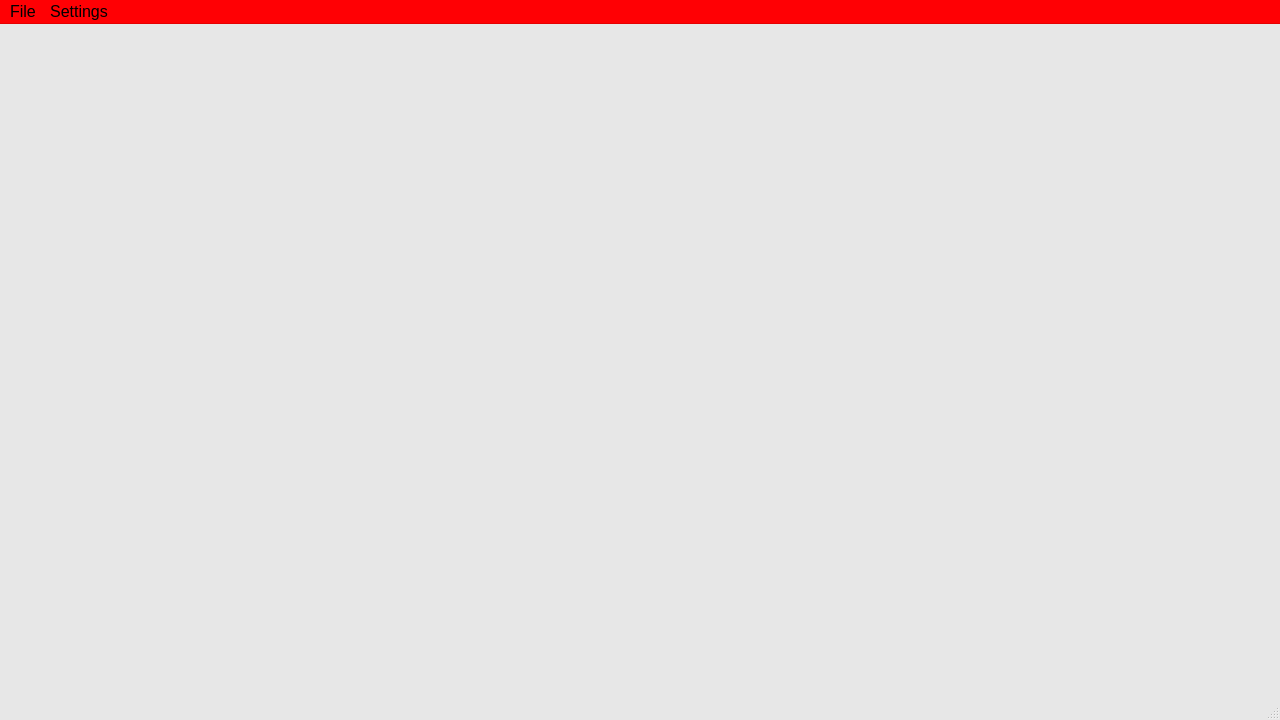
<?xml version="1.0" encoding="UTF-8"?>
<ui version="4.0">
 <class>MainWindow</class>
 <widget class="QMainWindow" name="MainWindow">
  <property name="geometry">
   <rect>
    <x>0</x>
    <y>0</y>
    <width>1280</width>
    <height>720</height>
   </rect>
  </property>
  <property name="palette">
   <palette>
    <active>
     <colorrole role="WindowText">
      <brush brushstyle="SolidPattern">
       <color alpha="255">
        <red>0</red>
        <green>0</green>
        <blue>0</blue>
       </color>
      </brush>
     </colorrole>
     <colorrole role="Button">
      <brush brushstyle="SolidPattern">
       <color alpha="255">
        <red>231</red>
        <green>231</green>
        <blue>231</blue>
       </color>
      </brush>
     </colorrole>
     <colorrole role="Light">
      <brush brushstyle="SolidPattern">
       <color alpha="255">
        <red>255</red>
        <green>255</green>
        <blue>255</blue>
       </color>
      </brush>
     </colorrole>
     <colorrole role="Midlight">
      <brush brushstyle="SolidPattern">
       <color alpha="255">
        <red>243</red>
        <green>243</green>
        <blue>243</blue>
       </color>
      </brush>
     </colorrole>
     <colorrole role="Dark">
      <brush brushstyle="SolidPattern">
       <color alpha="255">
        <red>115</red>
        <green>115</green>
        <blue>115</blue>
       </color>
      </brush>
     </colorrole>
     <colorrole role="Mid">
      <brush brushstyle="SolidPattern">
       <color alpha="255">
        <red>154</red>
        <green>154</green>
        <blue>154</blue>
       </color>
      </brush>
     </colorrole>
     <colorrole role="Text">
      <brush brushstyle="SolidPattern">
       <color alpha="255">
        <red>0</red>
        <green>0</green>
        <blue>0</blue>
       </color>
      </brush>
     </colorrole>
     <colorrole role="BrightText">
      <brush brushstyle="SolidPattern">
       <color alpha="255">
        <red>255</red>
        <green>255</green>
        <blue>255</blue>
       </color>
      </brush>
     </colorrole>
     <colorrole role="ButtonText">
      <brush brushstyle="SolidPattern">
       <color alpha="255">
        <red>0</red>
        <green>0</green>
        <blue>0</blue>
       </color>
      </brush>
     </colorrole>
     <colorrole role="Base">
      <brush brushstyle="SolidPattern">
       <color alpha="255">
        <red>255</red>
        <green>255</green>
        <blue>255</blue>
       </color>
      </brush>
     </colorrole>
     <colorrole role="Window">
      <brush brushstyle="SolidPattern">
       <color alpha="255">
        <red>231</red>
        <green>231</green>
        <blue>231</blue>
       </color>
      </brush>
     </colorrole>
     <colorrole role="Shadow">
      <brush brushstyle="SolidPattern">
       <color alpha="255">
        <red>0</red>
        <green>0</green>
        <blue>0</blue>
       </color>
      </brush>
     </colorrole>
     <colorrole role="AlternateBase">
      <brush brushstyle="SolidPattern">
       <color alpha="255">
        <red>243</red>
        <green>243</green>
        <blue>243</blue>
       </color>
      </brush>
     </colorrole>
     <colorrole role="ToolTipBase">
      <brush brushstyle="SolidPattern">
       <color alpha="255">
        <red>255</red>
        <green>255</green>
        <blue>220</blue>
       </color>
      </brush>
     </colorrole>
     <colorrole role="ToolTipText">
      <brush brushstyle="SolidPattern">
       <color alpha="255">
        <red>0</red>
        <green>0</green>
        <blue>0</blue>
       </color>
      </brush>
     </colorrole>
    </active>
    <inactive>
     <colorrole role="WindowText">
      <brush brushstyle="SolidPattern">
       <color alpha="255">
        <red>0</red>
        <green>0</green>
        <blue>0</blue>
       </color>
      </brush>
     </colorrole>
     <colorrole role="Button">
      <brush brushstyle="SolidPattern">
       <color alpha="255">
        <red>231</red>
        <green>231</green>
        <blue>231</blue>
       </color>
      </brush>
     </colorrole>
     <colorrole role="Light">
      <brush brushstyle="SolidPattern">
       <color alpha="255">
        <red>255</red>
        <green>255</green>
        <blue>255</blue>
       </color>
      </brush>
     </colorrole>
     <colorrole role="Midlight">
      <brush brushstyle="SolidPattern">
       <color alpha="255">
        <red>243</red>
        <green>243</green>
        <blue>243</blue>
       </color>
      </brush>
     </colorrole>
     <colorrole role="Dark">
      <brush brushstyle="SolidPattern">
       <color alpha="255">
        <red>115</red>
        <green>115</green>
        <blue>115</blue>
       </color>
      </brush>
     </colorrole>
     <colorrole role="Mid">
      <brush brushstyle="SolidPattern">
       <color alpha="255">
        <red>154</red>
        <green>154</green>
        <blue>154</blue>
       </color>
      </brush>
     </colorrole>
     <colorrole role="Text">
      <brush brushstyle="SolidPattern">
       <color alpha="255">
        <red>0</red>
        <green>0</green>
        <blue>0</blue>
       </color>
      </brush>
     </colorrole>
     <colorrole role="BrightText">
      <brush brushstyle="SolidPattern">
       <color alpha="255">
        <red>255</red>
        <green>255</green>
        <blue>255</blue>
       </color>
      </brush>
     </colorrole>
     <colorrole role="ButtonText">
      <brush brushstyle="SolidPattern">
       <color alpha="255">
        <red>0</red>
        <green>0</green>
        <blue>0</blue>
       </color>
      </brush>
     </colorrole>
     <colorrole role="Base">
      <brush brushstyle="SolidPattern">
       <color alpha="255">
        <red>255</red>
        <green>255</green>
        <blue>255</blue>
       </color>
      </brush>
     </colorrole>
     <colorrole role="Window">
      <brush brushstyle="SolidPattern">
       <color alpha="255">
        <red>231</red>
        <green>231</green>
        <blue>231</blue>
       </color>
      </brush>
     </colorrole>
     <colorrole role="Shadow">
      <brush brushstyle="SolidPattern">
       <color alpha="255">
        <red>0</red>
        <green>0</green>
        <blue>0</blue>
       </color>
      </brush>
     </colorrole>
     <colorrole role="AlternateBase">
      <brush brushstyle="SolidPattern">
       <color alpha="255">
        <red>243</red>
        <green>243</green>
        <blue>243</blue>
       </color>
      </brush>
     </colorrole>
     <colorrole role="ToolTipBase">
      <brush brushstyle="SolidPattern">
       <color alpha="255">
        <red>255</red>
        <green>255</green>
        <blue>220</blue>
       </color>
      </brush>
     </colorrole>
     <colorrole role="ToolTipText">
      <brush brushstyle="SolidPattern">
       <color alpha="255">
        <red>0</red>
        <green>0</green>
        <blue>0</blue>
       </color>
      </brush>
     </colorrole>
    </inactive>
    <disabled>
     <colorrole role="WindowText">
      <brush brushstyle="SolidPattern">
       <color alpha="255">
        <red>115</red>
        <green>115</green>
        <blue>115</blue>
       </color>
      </brush>
     </colorrole>
     <colorrole role="Button">
      <brush brushstyle="SolidPattern">
       <color alpha="255">
        <red>231</red>
        <green>231</green>
        <blue>231</blue>
       </color>
      </brush>
     </colorrole>
     <colorrole role="Light">
      <brush brushstyle="SolidPattern">
       <color alpha="255">
        <red>255</red>
        <green>255</green>
        <blue>255</blue>
       </color>
      </brush>
     </colorrole>
     <colorrole role="Midlight">
      <brush brushstyle="SolidPattern">
       <color alpha="255">
        <red>243</red>
        <green>243</green>
        <blue>243</blue>
       </color>
      </brush>
     </colorrole>
     <colorrole role="Dark">
      <brush brushstyle="SolidPattern">
       <color alpha="255">
        <red>115</red>
        <green>115</green>
        <blue>115</blue>
       </color>
      </brush>
     </colorrole>
     <colorrole role="Mid">
      <brush brushstyle="SolidPattern">
       <color alpha="255">
        <red>154</red>
        <green>154</green>
        <blue>154</blue>
       </color>
      </brush>
     </colorrole>
     <colorrole role="Text">
      <brush brushstyle="SolidPattern">
       <color alpha="255">
        <red>115</red>
        <green>115</green>
        <blue>115</blue>
       </color>
      </brush>
     </colorrole>
     <colorrole role="BrightText">
      <brush brushstyle="SolidPattern">
       <color alpha="255">
        <red>255</red>
        <green>255</green>
        <blue>255</blue>
       </color>
      </brush>
     </colorrole>
     <colorrole role="ButtonText">
      <brush brushstyle="SolidPattern">
       <color alpha="255">
        <red>115</red>
        <green>115</green>
        <blue>115</blue>
       </color>
      </brush>
     </colorrole>
     <colorrole role="Base">
      <brush brushstyle="SolidPattern">
       <color alpha="255">
        <red>231</red>
        <green>231</green>
        <blue>231</blue>
       </color>
      </brush>
     </colorrole>
     <colorrole role="Window">
      <brush brushstyle="SolidPattern">
       <color alpha="255">
        <red>231</red>
        <green>231</green>
        <blue>231</blue>
       </color>
      </brush>
     </colorrole>
     <colorrole role="Shadow">
      <brush brushstyle="SolidPattern">
       <color alpha="255">
        <red>0</red>
        <green>0</green>
        <blue>0</blue>
       </color>
      </brush>
     </colorrole>
     <colorrole role="AlternateBase">
      <brush brushstyle="SolidPattern">
       <color alpha="255">
        <red>231</red>
        <green>231</green>
        <blue>231</blue>
       </color>
      </brush>
     </colorrole>
     <colorrole role="ToolTipBase">
      <brush brushstyle="SolidPattern">
       <color alpha="255">
        <red>255</red>
        <green>255</green>
        <blue>220</blue>
       </color>
      </brush>
     </colorrole>
     <colorrole role="ToolTipText">
      <brush brushstyle="SolidPattern">
       <color alpha="255">
        <red>0</red>
        <green>0</green>
        <blue>0</blue>
       </color>
      </brush>
     </colorrole>
    </disabled>
   </palette>
  </property>
  <property name="font">
   <font>
    <family>Arial</family>
    <pointsize>12</pointsize>
   </font>
  </property>
  <property name="windowTitle">
   <string>MainWindow</string>
  </property>
  <widget class="QWidget" name="centralwidget">
   <property name="palette">
    <palette>
     <active>
      <colorrole role="WindowText">
       <brush brushstyle="SolidPattern">
        <color alpha="255">
         <red>255</red>
         <green>255</green>
         <blue>255</blue>
        </color>
       </brush>
      </colorrole>
      <colorrole role="Button">
       <brush brushstyle="SolidPattern">
        <color alpha="255">
         <red>80</red>
         <green>80</green>
         <blue>80</blue>
        </color>
       </brush>
      </colorrole>
      <colorrole role="Light">
       <brush brushstyle="SolidPattern">
        <color alpha="255">
         <red>120</red>
         <green>120</green>
         <blue>120</blue>
        </color>
       </brush>
      </colorrole>
      <colorrole role="Midlight">
       <brush brushstyle="SolidPattern">
        <color alpha="255">
         <red>100</red>
         <green>100</green>
         <blue>100</blue>
        </color>
       </brush>
      </colorrole>
      <colorrole role="Dark">
       <brush brushstyle="SolidPattern">
        <color alpha="255">
         <red>40</red>
         <green>40</green>
         <blue>40</blue>
        </color>
       </brush>
      </colorrole>
      <colorrole role="Mid">
       <brush brushstyle="SolidPattern">
        <color alpha="255">
         <red>53</red>
         <green>53</green>
         <blue>53</blue>
        </color>
       </brush>
      </colorrole>
      <colorrole role="Text">
       <brush brushstyle="SolidPattern">
        <color alpha="255">
         <red>255</red>
         <green>255</green>
         <blue>255</blue>
        </color>
       </brush>
      </colorrole>
      <colorrole role="BrightText">
       <brush brushstyle="SolidPattern">
        <color alpha="255">
         <red>255</red>
         <green>255</green>
         <blue>255</blue>
        </color>
       </brush>
      </colorrole>
      <colorrole role="ButtonText">
       <brush brushstyle="SolidPattern">
        <color alpha="255">
         <red>255</red>
         <green>255</green>
         <blue>255</blue>
        </color>
       </brush>
      </colorrole>
      <colorrole role="Base">
       <brush brushstyle="SolidPattern">
        <color alpha="255">
         <red>0</red>
         <green>0</green>
         <blue>0</blue>
        </color>
       </brush>
      </colorrole>
      <colorrole role="Window">
       <brush brushstyle="SolidPattern">
        <color alpha="255">
         <red>80</red>
         <green>80</green>
         <blue>80</blue>
        </color>
       </brush>
      </colorrole>
      <colorrole role="Shadow">
       <brush brushstyle="SolidPattern">
        <color alpha="255">
         <red>0</red>
         <green>0</green>
         <blue>0</blue>
        </color>
       </brush>
      </colorrole>
      <colorrole role="AlternateBase">
       <brush brushstyle="SolidPattern">
        <color alpha="255">
         <red>40</red>
         <green>40</green>
         <blue>40</blue>
        </color>
       </brush>
      </colorrole>
      <colorrole role="ToolTipBase">
       <brush brushstyle="SolidPattern">
        <color alpha="255">
         <red>255</red>
         <green>255</green>
         <blue>220</blue>
        </color>
       </brush>
      </colorrole>
      <colorrole role="ToolTipText">
       <brush brushstyle="SolidPattern">
        <color alpha="255">
         <red>0</red>
         <green>0</green>
         <blue>0</blue>
        </color>
       </brush>
      </colorrole>
     </active>
     <inactive>
      <colorrole role="WindowText">
       <brush brushstyle="SolidPattern">
        <color alpha="255">
         <red>255</red>
         <green>255</green>
         <blue>255</blue>
        </color>
       </brush>
      </colorrole>
      <colorrole role="Button">
       <brush brushstyle="SolidPattern">
        <color alpha="255">
         <red>80</red>
         <green>80</green>
         <blue>80</blue>
        </color>
       </brush>
      </colorrole>
      <colorrole role="Light">
       <brush brushstyle="SolidPattern">
        <color alpha="255">
         <red>120</red>
         <green>120</green>
         <blue>120</blue>
        </color>
       </brush>
      </colorrole>
      <colorrole role="Midlight">
       <brush brushstyle="SolidPattern">
        <color alpha="255">
         <red>100</red>
         <green>100</green>
         <blue>100</blue>
        </color>
       </brush>
      </colorrole>
      <colorrole role="Dark">
       <brush brushstyle="SolidPattern">
        <color alpha="255">
         <red>40</red>
         <green>40</green>
         <blue>40</blue>
        </color>
       </brush>
      </colorrole>
      <colorrole role="Mid">
       <brush brushstyle="SolidPattern">
        <color alpha="255">
         <red>53</red>
         <green>53</green>
         <blue>53</blue>
        </color>
       </brush>
      </colorrole>
      <colorrole role="Text">
       <brush brushstyle="SolidPattern">
        <color alpha="255">
         <red>255</red>
         <green>255</green>
         <blue>255</blue>
        </color>
       </brush>
      </colorrole>
      <colorrole role="BrightText">
       <brush brushstyle="SolidPattern">
        <color alpha="255">
         <red>255</red>
         <green>255</green>
         <blue>255</blue>
        </color>
       </brush>
      </colorrole>
      <colorrole role="ButtonText">
       <brush brushstyle="SolidPattern">
        <color alpha="255">
         <red>255</red>
         <green>255</green>
         <blue>255</blue>
        </color>
       </brush>
      </colorrole>
      <colorrole role="Base">
       <brush brushstyle="SolidPattern">
        <color alpha="255">
         <red>0</red>
         <green>0</green>
         <blue>0</blue>
        </color>
       </brush>
      </colorrole>
      <colorrole role="Window">
       <brush brushstyle="SolidPattern">
        <color alpha="255">
         <red>80</red>
         <green>80</green>
         <blue>80</blue>
        </color>
       </brush>
      </colorrole>
      <colorrole role="Shadow">
       <brush brushstyle="SolidPattern">
        <color alpha="255">
         <red>0</red>
         <green>0</green>
         <blue>0</blue>
        </color>
       </brush>
      </colorrole>
      <colorrole role="AlternateBase">
       <brush brushstyle="SolidPattern">
        <color alpha="255">
         <red>40</red>
         <green>40</green>
         <blue>40</blue>
        </color>
       </brush>
      </colorrole>
      <colorrole role="ToolTipBase">
       <brush brushstyle="SolidPattern">
        <color alpha="255">
         <red>255</red>
         <green>255</green>
         <blue>220</blue>
        </color>
       </brush>
      </colorrole>
      <colorrole role="ToolTipText">
       <brush brushstyle="SolidPattern">
        <color alpha="255">
         <red>0</red>
         <green>0</green>
         <blue>0</blue>
        </color>
       </brush>
      </colorrole>
     </inactive>
     <disabled>
      <colorrole role="WindowText">
       <brush brushstyle="SolidPattern">
        <color alpha="255">
         <red>40</red>
         <green>40</green>
         <blue>40</blue>
        </color>
       </brush>
      </colorrole>
      <colorrole role="Button">
       <brush brushstyle="SolidPattern">
        <color alpha="255">
         <red>80</red>
         <green>80</green>
         <blue>80</blue>
        </color>
       </brush>
      </colorrole>
      <colorrole role="Light">
       <brush brushstyle="SolidPattern">
        <color alpha="255">
         <red>120</red>
         <green>120</green>
         <blue>120</blue>
        </color>
       </brush>
      </colorrole>
      <colorrole role="Midlight">
       <brush brushstyle="SolidPattern">
        <color alpha="255">
         <red>100</red>
         <green>100</green>
         <blue>100</blue>
        </color>
       </brush>
      </colorrole>
      <colorrole role="Dark">
       <brush brushstyle="SolidPattern">
        <color alpha="255">
         <red>40</red>
         <green>40</green>
         <blue>40</blue>
        </color>
       </brush>
      </colorrole>
      <colorrole role="Mid">
       <brush brushstyle="SolidPattern">
        <color alpha="255">
         <red>53</red>
         <green>53</green>
         <blue>53</blue>
        </color>
       </brush>
      </colorrole>
      <colorrole role="Text">
       <brush brushstyle="SolidPattern">
        <color alpha="255">
         <red>40</red>
         <green>40</green>
         <blue>40</blue>
        </color>
       </brush>
      </colorrole>
      <colorrole role="BrightText">
       <brush brushstyle="SolidPattern">
        <color alpha="255">
         <red>255</red>
         <green>255</green>
         <blue>255</blue>
        </color>
       </brush>
      </colorrole>
      <colorrole role="ButtonText">
       <brush brushstyle="SolidPattern">
        <color alpha="255">
         <red>40</red>
         <green>40</green>
         <blue>40</blue>
        </color>
       </brush>
      </colorrole>
      <colorrole role="Base">
       <brush brushstyle="SolidPattern">
        <color alpha="255">
         <red>80</red>
         <green>80</green>
         <blue>80</blue>
        </color>
       </brush>
      </colorrole>
      <colorrole role="Window">
       <brush brushstyle="SolidPattern">
        <color alpha="255">
         <red>80</red>
         <green>80</green>
         <blue>80</blue>
        </color>
       </brush>
      </colorrole>
      <colorrole role="Shadow">
       <brush brushstyle="SolidPattern">
        <color alpha="255">
         <red>0</red>
         <green>0</green>
         <blue>0</blue>
        </color>
       </brush>
      </colorrole>
      <colorrole role="AlternateBase">
       <brush brushstyle="SolidPattern">
        <color alpha="255">
         <red>80</red>
         <green>80</green>
         <blue>80</blue>
        </color>
       </brush>
      </colorrole>
      <colorrole role="ToolTipBase">
       <brush brushstyle="SolidPattern">
        <color alpha="255">
         <red>255</red>
         <green>255</green>
         <blue>220</blue>
        </color>
       </brush>
      </colorrole>
      <colorrole role="ToolTipText">
       <brush brushstyle="SolidPattern">
        <color alpha="255">
         <red>0</red>
         <green>0</green>
         <blue>0</blue>
        </color>
       </brush>
      </colorrole>
     </disabled>
    </palette>
   </property>
  </widget>
  <widget class="QMenuBar" name="menubar">
   <property name="geometry">
    <rect>
     <x>0</x>
     <y>0</y>
     <width>1280</width>
     <height>24</height>
    </rect>
   </property>
   <property name="palette">
    <palette>
     <active>
      <colorrole role="WindowText">
       <brush brushstyle="SolidPattern">
        <color alpha="255">
         <red>0</red>
         <green>0</green>
         <blue>0</blue>
        </color>
       </brush>
      </colorrole>
      <colorrole role="Button">
       <brush brushstyle="SolidPattern">
        <color alpha="255">
         <red>255</red>
         <green>0</green>
         <blue>4</blue>
        </color>
       </brush>
      </colorrole>
      <colorrole role="Light">
       <brush brushstyle="SolidPattern">
        <color alpha="255">
         <red>255</red>
         <green>127</green>
         <blue>130</blue>
        </color>
       </brush>
      </colorrole>
      <colorrole role="Midlight">
       <brush brushstyle="SolidPattern">
        <color alpha="255">
         <red>255</red>
         <green>63</green>
         <blue>67</blue>
        </color>
       </brush>
      </colorrole>
      <colorrole role="Dark">
       <brush brushstyle="SolidPattern">
        <color alpha="255">
         <red>127</red>
         <green>0</green>
         <blue>2</blue>
        </color>
       </brush>
      </colorrole>
      <colorrole role="Mid">
       <brush brushstyle="SolidPattern">
        <color alpha="255">
         <red>170</red>
         <green>0</green>
         <blue>2</blue>
        </color>
       </brush>
      </colorrole>
      <colorrole role="Text">
       <brush brushstyle="SolidPattern">
        <color alpha="255">
         <red>0</red>
         <green>0</green>
         <blue>0</blue>
        </color>
       </brush>
      </colorrole>
      <colorrole role="BrightText">
       <brush brushstyle="SolidPattern">
        <color alpha="255">
         <red>255</red>
         <green>255</green>
         <blue>255</blue>
        </color>
       </brush>
      </colorrole>
      <colorrole role="ButtonText">
       <brush brushstyle="SolidPattern">
        <color alpha="255">
         <red>0</red>
         <green>0</green>
         <blue>0</blue>
        </color>
       </brush>
      </colorrole>
      <colorrole role="Base">
       <brush brushstyle="SolidPattern">
        <color alpha="255">
         <red>255</red>
         <green>255</green>
         <blue>255</blue>
        </color>
       </brush>
      </colorrole>
      <colorrole role="Window">
       <brush brushstyle="SolidPattern">
        <color alpha="255">
         <red>255</red>
         <green>0</green>
         <blue>4</blue>
        </color>
       </brush>
      </colorrole>
      <colorrole role="Shadow">
       <brush brushstyle="SolidPattern">
        <color alpha="255">
         <red>0</red>
         <green>0</green>
         <blue>0</blue>
        </color>
       </brush>
      </colorrole>
      <colorrole role="AlternateBase">
       <brush brushstyle="SolidPattern">
        <color alpha="255">
         <red>255</red>
         <green>127</green>
         <blue>129</blue>
        </color>
       </brush>
      </colorrole>
      <colorrole role="ToolTipBase">
       <brush brushstyle="SolidPattern">
        <color alpha="255">
         <red>255</red>
         <green>255</green>
         <blue>220</blue>
        </color>
       </brush>
      </colorrole>
      <colorrole role="ToolTipText">
       <brush brushstyle="SolidPattern">
        <color alpha="255">
         <red>0</red>
         <green>0</green>
         <blue>0</blue>
        </color>
       </brush>
      </colorrole>
     </active>
     <inactive>
      <colorrole role="WindowText">
       <brush brushstyle="SolidPattern">
        <color alpha="255">
         <red>0</red>
         <green>0</green>
         <blue>0</blue>
        </color>
       </brush>
      </colorrole>
      <colorrole role="Button">
       <brush brushstyle="SolidPattern">
        <color alpha="255">
         <red>255</red>
         <green>0</green>
         <blue>4</blue>
        </color>
       </brush>
      </colorrole>
      <colorrole role="Light">
       <brush brushstyle="SolidPattern">
        <color alpha="255">
         <red>255</red>
         <green>127</green>
         <blue>130</blue>
        </color>
       </brush>
      </colorrole>
      <colorrole role="Midlight">
       <brush brushstyle="SolidPattern">
        <color alpha="255">
         <red>255</red>
         <green>63</green>
         <blue>67</blue>
        </color>
       </brush>
      </colorrole>
      <colorrole role="Dark">
       <brush brushstyle="SolidPattern">
        <color alpha="255">
         <red>127</red>
         <green>0</green>
         <blue>2</blue>
        </color>
       </brush>
      </colorrole>
      <colorrole role="Mid">
       <brush brushstyle="SolidPattern">
        <color alpha="255">
         <red>170</red>
         <green>0</green>
         <blue>2</blue>
        </color>
       </brush>
      </colorrole>
      <colorrole role="Text">
       <brush brushstyle="SolidPattern">
        <color alpha="255">
         <red>0</red>
         <green>0</green>
         <blue>0</blue>
        </color>
       </brush>
      </colorrole>
      <colorrole role="BrightText">
       <brush brushstyle="SolidPattern">
        <color alpha="255">
         <red>255</red>
         <green>255</green>
         <blue>255</blue>
        </color>
       </brush>
      </colorrole>
      <colorrole role="ButtonText">
       <brush brushstyle="SolidPattern">
        <color alpha="255">
         <red>0</red>
         <green>0</green>
         <blue>0</blue>
        </color>
       </brush>
      </colorrole>
      <colorrole role="Base">
       <brush brushstyle="SolidPattern">
        <color alpha="255">
         <red>255</red>
         <green>255</green>
         <blue>255</blue>
        </color>
       </brush>
      </colorrole>
      <colorrole role="Window">
       <brush brushstyle="SolidPattern">
        <color alpha="255">
         <red>255</red>
         <green>0</green>
         <blue>4</blue>
        </color>
       </brush>
      </colorrole>
      <colorrole role="Shadow">
       <brush brushstyle="SolidPattern">
        <color alpha="255">
         <red>0</red>
         <green>0</green>
         <blue>0</blue>
        </color>
       </brush>
      </colorrole>
      <colorrole role="AlternateBase">
       <brush brushstyle="SolidPattern">
        <color alpha="255">
         <red>255</red>
         <green>127</green>
         <blue>129</blue>
        </color>
       </brush>
      </colorrole>
      <colorrole role="ToolTipBase">
       <brush brushstyle="SolidPattern">
        <color alpha="255">
         <red>255</red>
         <green>255</green>
         <blue>220</blue>
        </color>
       </brush>
      </colorrole>
      <colorrole role="ToolTipText">
       <brush brushstyle="SolidPattern">
        <color alpha="255">
         <red>0</red>
         <green>0</green>
         <blue>0</blue>
        </color>
       </brush>
      </colorrole>
     </inactive>
     <disabled>
      <colorrole role="WindowText">
       <brush brushstyle="SolidPattern">
        <color alpha="255">
         <red>127</red>
         <green>0</green>
         <blue>2</blue>
        </color>
       </brush>
      </colorrole>
      <colorrole role="Button">
       <brush brushstyle="SolidPattern">
        <color alpha="255">
         <red>255</red>
         <green>0</green>
         <blue>4</blue>
        </color>
       </brush>
      </colorrole>
      <colorrole role="Light">
       <brush brushstyle="SolidPattern">
        <color alpha="255">
         <red>255</red>
         <green>127</green>
         <blue>130</blue>
        </color>
       </brush>
      </colorrole>
      <colorrole role="Midlight">
       <brush brushstyle="SolidPattern">
        <color alpha="255">
         <red>255</red>
         <green>63</green>
         <blue>67</blue>
        </color>
       </brush>
      </colorrole>
      <colorrole role="Dark">
       <brush brushstyle="SolidPattern">
        <color alpha="255">
         <red>127</red>
         <green>0</green>
         <blue>2</blue>
        </color>
       </brush>
      </colorrole>
      <colorrole role="Mid">
       <brush brushstyle="SolidPattern">
        <color alpha="255">
         <red>170</red>
         <green>0</green>
         <blue>2</blue>
        </color>
       </brush>
      </colorrole>
      <colorrole role="Text">
       <brush brushstyle="SolidPattern">
        <color alpha="255">
         <red>127</red>
         <green>0</green>
         <blue>2</blue>
        </color>
       </brush>
      </colorrole>
      <colorrole role="BrightText">
       <brush brushstyle="SolidPattern">
        <color alpha="255">
         <red>255</red>
         <green>255</green>
         <blue>255</blue>
        </color>
       </brush>
      </colorrole>
      <colorrole role="ButtonText">
       <brush brushstyle="SolidPattern">
        <color alpha="255">
         <red>127</red>
         <green>0</green>
         <blue>2</blue>
        </color>
       </brush>
      </colorrole>
      <colorrole role="Base">
       <brush brushstyle="SolidPattern">
        <color alpha="255">
         <red>255</red>
         <green>0</green>
         <blue>4</blue>
        </color>
       </brush>
      </colorrole>
      <colorrole role="Window">
       <brush brushstyle="SolidPattern">
        <color alpha="255">
         <red>255</red>
         <green>0</green>
         <blue>4</blue>
        </color>
       </brush>
      </colorrole>
      <colorrole role="Shadow">
       <brush brushstyle="SolidPattern">
        <color alpha="255">
         <red>0</red>
         <green>0</green>
         <blue>0</blue>
        </color>
       </brush>
      </colorrole>
      <colorrole role="AlternateBase">
       <brush brushstyle="SolidPattern">
        <color alpha="255">
         <red>255</red>
         <green>0</green>
         <blue>4</blue>
        </color>
       </brush>
      </colorrole>
      <colorrole role="ToolTipBase">
       <brush brushstyle="SolidPattern">
        <color alpha="255">
         <red>255</red>
         <green>255</green>
         <blue>220</blue>
        </color>
       </brush>
      </colorrole>
      <colorrole role="ToolTipText">
       <brush brushstyle="SolidPattern">
        <color alpha="255">
         <red>0</red>
         <green>0</green>
         <blue>0</blue>
        </color>
       </brush>
      </colorrole>
     </disabled>
    </palette>
   </property>
   <widget class="QMenu" name="menuFile">
    <property name="title">
     <string>File</string>
    </property>
    <widget class="QMenu" name="menuOpen_Project">
     <property name="title">
      <string>Open Project</string>
     </property>
     <addaction name="actionTestProject"/>
    </widget>
    <addaction name="actionNew_Project"/>
    <addaction name="menuOpen_Project"/>
    <addaction name="actionSave_Project"/>
    <addaction name="actionIn_menu"/>
    <addaction name="separator"/>
    <addaction name="actionExit"/>
   </widget>
   <widget class="QMenu" name="menuSettings">
    <property name="title">
     <string>Settings</string>
    </property>
    <addaction name="actionGeneral"/>
    <addaction name="actionTheme"/>
   </widget>
   <addaction name="menuFile"/>
   <addaction name="menuSettings"/>
  </widget>
  <widget class="QStatusBar" name="statusbar"/>
  <action name="actionNew_Project">
   <property name="text">
    <string>New Project</string>
   </property>
   <property name="shortcut">
    <string>Ctrl++</string>
   </property>
  </action>
  <action name="actionExit">
   <property name="text">
    <string>Exit</string>
   </property>
   <property name="shortcut">
    <string>Shift+Esc</string>
   </property>
   <property name="menuRole">
    <enum>QAction::QuitRole</enum>
   </property>
  </action>
  <action name="actionGeneral">
   <property name="text">
    <string>General</string>
   </property>
   <property name="shortcut">
    <string>Ctrl+P</string>
   </property>
  </action>
  <action name="actionTheme">
   <property name="text">
    <string>Theme</string>
   </property>
   <property name="shortcut">
    <string>Ctrl+T</string>
   </property>
  </action>
  <action name="actionSave_Project">
   <property name="text">
    <string>Save Project</string>
   </property>
   <property name="shortcut">
    <string>Ctrl+S</string>
   </property>
  </action>
  <action name="actionIn_menu">
   <property name="text">
    <string>In menu</string>
   </property>
   <property name="shortcut">
    <string>Ctrl+M</string>
   </property>
  </action>
  <action name="actionTestProject">
   <property name="text">
    <string>TestProject</string>
   </property>
  </action>
 </widget>
 <resources/>
 <connections>
  <connection>
   <sender>actionExit</sender>
   <signal>triggered()</signal>
   <receiver>MainWindow</receiver>
   <slot>close()</slot>
   <hints>
    <hint type="sourcelabel">
     <x>-1</x>
     <y>-1</y>
    </hint>
    <hint type="destinationlabel">
     <x>639</x>
     <y>359</y>
    </hint>
   </hints>
  </connection>
 </connections>
</ui>
